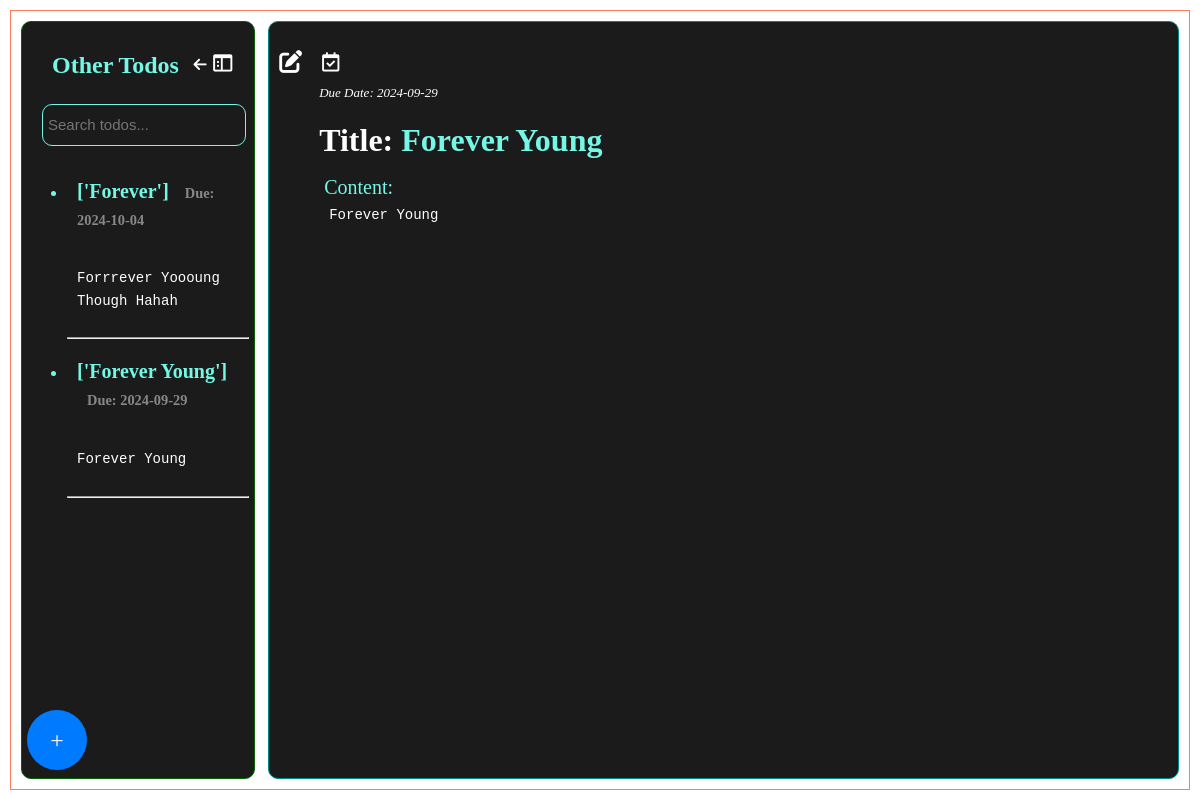
Page /todo_viewer/1 (signed in) on the committed database.
### website/models.py (models this page shows, shortened)
class User(db.Model, UserMixin):
    id = db.Column(db.Integer, primary_key=True)
    email = db.Column(db.String(150), unique=True)
    password = db.Column(db.String(255))
    first_name = db.Column(db.String(225))
    second_name = db.Column(db.String(225))
    full_name = db.Column(db.String(255))
    profile_picture = db.Column(db.String(255), nullable=True)
    cover_picture = db.Column(db.String(255), nullable=True)
    user_name = db.Column(db.String(255))
    phone_number = db.Column(db.String(20))
    country_code = db.Column(db.String(10), default="+254")
    bio = db.Column(db.String(255))
    time_zone = db.Column(db.String(255))
    date_birth = db.Column(db.String(255))
    gender = db.Column(db.String(255))
    generated_color = db.Column(db.String(7))
    is_2fa_enabled = db.Column(db.Boolean, default=False)
    otp_secret = db.Column(db.String(32), nullable=True)
    temp_otp = db.Column(db.String(32), nullable=True)
    otp_method = db.Column(db.String(10), default='app')
    is_active = db.Column(db.Boolean, default=True)
    is_admin = db.Column(db.Boolean, default=False)
    email_verified = db.Column(db.Boolean, default=False)
    note_tags = db.relationship(
        "NoteTag", back_populates="user", cascade="all, delete-orphan"
    )
    notes = db.relationship("Note", back_populates="user", cascade="all, delete-orphan")
    password_reset_tokens = db.relationship(
        "PasswordResetToken", back_populates="user", cascade="all, delete-orphan"
    )
    notifications = db.relationship(
        "Notification", back_populates="user", cascade="all, delete-orphan"
    )
    todos = db.relationship("ToDo", back_populates="user", cascade="all, delete-orphan")
    email_preferences = db.relationship(
        "EmailPreferences",
        uselist=False,
        back_populates="user",
        cascade="all, delete-orphan",
    )
    push_preferences = db.relationship(
        "PushPreferences",
        uselist=False,
        back_populates="user",
        cascade="all, delete-orphan",
    )
    email_verification_tokens = db.relationship(
        "EmailVerificationToken", back_populates="user", cascade="all, delete-orphan"
    )

class ToDo(db.Model):
    id = db.Column(db.Integer, primary_key=True)
    title = db.Column(db.String(255), nullable=False)
    content = db.Column(db.Text, nullable=True)
    user_id = db.Column(db.Integer, db.ForeignKey("user.id"), nullable=False)
    is_completed = db.Column(db.Boolean, default=False)
    created_at = db.Column(db.DateTime, default=datetime.utcnow)
    updated_at = db.Column(db.DateTime, default=datetime.utcnow)
    due_date = db.Column(db.DateTime, nullable=True)
    user = db.relationship("User", back_populates="todos")
    subtasks = db.relationship(
        "Subtask", back_populates="parent_todo", cascade="all, delete-orphan"
    )

### website/views.py (the view)
@views.route("/todo_viewer/<int:id>", methods=["GET"])
def todo_viewer(id):
    todo = ToDo.query.get_or_404(id)
    todos = (
        ToDo.query.filter_by(user_id=current_user.id)
        .order_by(db.desc(ToDo.created_at))
        .all()
    )
    user_time_zone = current_user.time_zone if current_user.time_zone else "UTC"
    utc_now = datetime.utcnow().replace(tzinfo=pytz.utc)
    user_tz = pytz.timezone(user_time_zone)
    current_date = utc_now.astimezone(user_tz)
    for todo_item in todos:
        if todo_item.due_date:
            if todo_item.due_date.tzinfo is None:
                todo_item.due_date = pytz.utc.localize(todo_item.due_date)
            todo_item.due_date = todo_item.due_date.astimezone(user_tz)
            if todo_item.due_date < current_date and not todo_item.is_completed:
                todo_item.is_completed = True
                todo_item.updated_at = datetime.utcnow()
                db.session.commit()
    return render_template(
        "todo_viewer.html", todo=todo, todos=todos, current_date=current_date
    )

### website/templates/todo_viewer.html (shortened to what this page needs)
<!DOCTYPE html>
<html lang="en">
  <head>
    <link
      rel="stylesheet"
      href="{{ url_for('static', filename='css/view_todo.css') }}"
    />
    <link
      rel="stylesheet"
      href="https://cdnjs.cloudflare.com/ajax/libs/font-awesome/6.0.0-beta3/css/all.min.css"
    />
    <link
      href="https://unpkg.com/boxicons@2.1.4/css/boxicons.min.css"
      rel="stylesheet"
    />
    <link
      href="https://cdn.quilljs.com/1.3.6/quill.snow.css"
      rel="stylesheet"
    />
  </head>
  <body>
    <div class="messages-container">
    </div>
    <div class="page">
      <div class="left-container">
        <div class="tab">
          <div class="tab-header">
            <h2 style="--background-: {{ current_user.generated_color }}">
              Other Todos
            </h2>
            <div class="return">
              <a href="{{ url_for('views.show_todo_page') }}">
                <i
                  class="fas fa-arrow-left"
                  style="--background-: {{ current_user.generated_color }}"
                ></i>
              </a>
            </div>
            <div class="close-left-container" id="closeLeftContainer">
              <i
                class="bx bx-sidebar"
                data-tooltip="Close sidebar"
                style="--background-: {{ current_user.generated_color }}"
              ></i>
            </div>
          </div>
          <div class="search">
            <input
              type="text"
              id="searchInput"
              placeholder="Search todos..."
              style="--background-: {{ current_user.generated_color }}"
              class="input-search"
            />
          </div>
        </div>
        <div class="todos">
          <ul id="todosList">
            {% if todos %} {% for todo in todos %}
            <li
              style="--background-: {{ current_user.generated_color }}"
              class="todo-item"
              data-note-id="{{ todo.id }}"
            >
              <label
                for="todo-{{ todo.id }}"
                style="--background-: {{ current_user.generated_color }};"
              >
                <span class="todo-title">{{ todo.title.split('\n')[:20] }}</span>
                {% if todo.due_date %}
                <span class="due-date"
                  >Due: {{ todo.due_date.strftime('%Y-%m-%d') }}</span
                >
                {% endif %}
              </label>
              <pre class="todo-content">
                {{ todo.content.split('\n')[0][:30] | safe |striptags}}
              </pre>
            </li>
            <hr style="--background-: {{ current_user.generated_color }}" />
            {% endfor %} {% endif %}
          </ul>
          <div class="add-note-toggle">
            <a
              href="{{ url_for('views.add_todo_page') }}"
              style="--background-: {{ current_user.generated_color }}"
              class="toggle-add"
              >+</a
            >
          </div>
        </div>
      </div>
      <div class="right-container">
        <div class="edit">
          <a
            href="{{ url_for('views.edit_todo', id=todo.id) }}"
            data-tooltip="Edit todo"
          >
            <i
              class="fas fa-edit"
              style="--background-: {{ current_user.generated_color }}"
            ></i>
          </a>
        </div>
        <div class="todo-view">
          <div class="not-moving">
            <p class="todo-time">
              {% if todo.due_date %} Due Date: {{ todo.due_date.strftime('%Y-%m-%d') }} {% endif %}
            </p>
            <div class="done">
              {% if todo.is_completed or (todo.due_date and todo.due_date <= current_date) %}
              <i class="bx bx-calendar-check" style="--background-: {{ current_user.generated_color }}" title="Done"></i>
              {% else %}
              <i class="bx bxs-checkbox" style="--background-: {{ current_user.generated_color }}" title="Not Done"></i>
              {% endif %}
            </div>
            <h1 id="todoTitle" style="--background-: {{ current_user.generated_color }}">
              <span>Title: </span> {{ todo.title }}
            </h1>
          </div>
          <p style="--background-: {{ current_user.generated_color }}" class="view">
            Content:
          </p>
          <pre id="todoContent">{{ todo.content | safe}}</pre>
        </div>
      </div>
    </div>
  </body>
</html>

### website/static/css/view_todo.css (style rules this page uses)
body { margin: 0; padding: 0; box-sizing: border-box; }
.messages-container { position: fixed; top: 0; left: 0; width: 100%; z-index: 1000; padding: 20px; text-align: center; }
.page { margin: 10px; border: 1px solid #ff7f50; padding: 10px; display: flex; height: calc(100vh - 20px); box-sizing: border-box; overflow: hidden; }
.left-container { position: relative; width: 20%; background-color: #1b1b1b; padding: 5px; margin-right: 13px; border: 1px solid darkgreen; overflow-y: auto; border-radius: 10px; }
.right-container { position: relative; width: 80%; background: #1b1b1b; padding: 10px; border: 1px solid darkcyan; overflow-y: auto; border-radius: 10px; }
.todo-content { color: #fff; font-family: "Courier New", Courier, monospace; font-size: 14px; line-height: 1.6; overflow-x: auto; max-width: 100%; white-space: pre-wrap; margin-bottom: -15px; }
.todo-view { padding: 40px; }
.todo-view h1 { color: var(--background-); }
.todo-view h1 span { color: #fff; }
.todo-view .view { color: var(--background-); padding: 5px; font-size: 20px; margin-top: -10px; }
#todoContent { margin-top: -30px; }
.todo-view pre, .subtaskContent { color: #fff; font-family: "Courier New", Courier, monospace; font-size: 14px; line-height: 1.6; padding: 10px; overflow-x: auto; max-width: 100%; white-space: pre-wrap; margin-bottom: -15px; }
h2 { color: var(--background-); font-size: 24px; padding: 10px; }
#todosList .todo-item { padding: 10px; cursor: pointer; content: "•"; color: var(--background-); }
.todo-title { color: var(--background-); font-size: 20px; font-weight: bold; }
.due-date { color: #888 !important; font-size: 0.6em; margin-left: 10px; }
.add-note-toggle { position: fixed; bottom: 30px; display: flex; justify-content: center; align-items: center; }
.toggle-add { padding: 10px; background-color: #007bff; color: white; border: none; border-radius: 50%; cursor: pointer; font-size: 24px; width: 40px; height: 40px; display: flex; justify-content: center; align-items: center; text-decoration: none; }
.done { display: flex; align-items: center; z-index: 1; position: fixed; top: 50px; margin-right: 30px; cursor: pointer; }
.done i, .add_subtask i { color: #fff; font-size: 23px; }
.todos a { text-decoration: none; }
.todo-view .todo-time { color: #fff; font-style: italic; font-size: 13px; }
.modal ul li a, button, label { text-decoration: none; color: #fff; font-size: 24px; font-weight: bold; cursor: pointer; }
.tab { position: sticky; top: -20px; background-color: #1b1b1b; z-index: 2; }
.tab-header { display: flex; justify-content: space-between; align-items: center; padding: 15px; margin-top: -30px; }
.return i { color: #fff; font-size: 15px; cursor: pointer; }
.search { padding: 15px; margin-top: -35px; }
.search .input-search { padding: 5px; width: 100%; border: 1px solid var(--background-); background: transparent; border-radius: 10px; color: #fff; font-size: 15px; outline: none; height: 30px; }
.close-left-container { color: #fff; font-size: 23px; cursor: pointer; }
.edit { color: #fff; font-size: 23px; display: flex; align-items: center; z-index: 1; position: fixed; top: 50px; margin-right: 30px; cursor: pointer; }
.edit i { color: #fff; }

### rows in the picture
ToDo: title "['Forever']", due_date "2024-10-04", content "Forrrever Yoooung Though Hahah"
ToDo: title "['Forever Young']", due_date "2024-09-29", content "Forever Young", title "Forever Young"
